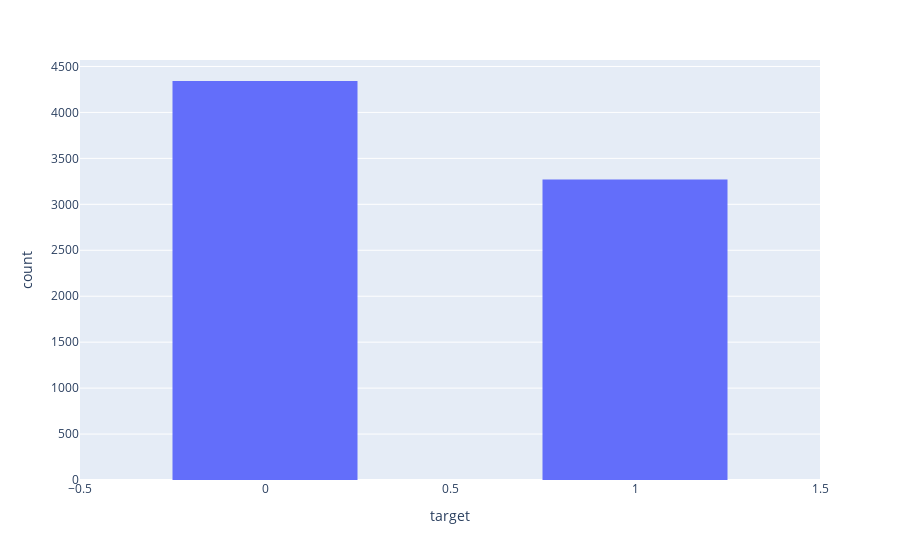

Notebook code cell kept with this figure:
### Markdown cell above
Number of tweets about disasters and natural tweets
-

### Code cell
#Sum of each type of target

fig = px.histogram(trainSet, x='target')
fig.update_layout(bargap=0.5)
fig.show()

target1 = trainSet['target'][trainSet['target']==1].count()

target0 = trainSet['target'][trainSet['target']==0].count()

print('Number of tweets written about disasters : '+ str(target1)+'represent '+str(target1/(target0+target1))+' percent')

print("Number of natural tweet : "+ str(target0)+'represent '+str(target0/(target0+target1))+' percent')

### Figure 1 — Plotly figure (JSON) as saved in the notebook; plotly's stock layout.template omitted (floating-point values rounded to 4 significant figures; data arrays with more than 128 entries replaced by an {"elided": "..."} marker saying what was removed)
{"data": [{"alignmentgroup": "True", "bingroup": "x", "hovertemplate": "target=%{x}<br>count=%{y}<extra></extra>", "legendgroup": "", "marker": {"color": "#636efa", "pattern": {"shape": ""}}, "name": "", "offsetgroup": "", "orientation": "v", "showlegend": false, "type": "histogram", "x": {"elided": "7613 int values"}, "xaxis": "x", "yaxis": "y"}], "layout": {"bargap": 0.5, "barmode": "relative", "legend": {"tracegroupgap": 0}, "margin": {"t": 60}, "xaxis": {"anchor": "y", "domain": [0, 1], "title": {"text": "target"}}, "yaxis": {"anchor": "x", "domain": [0, 1], "title": {"text": "count"}}}}
